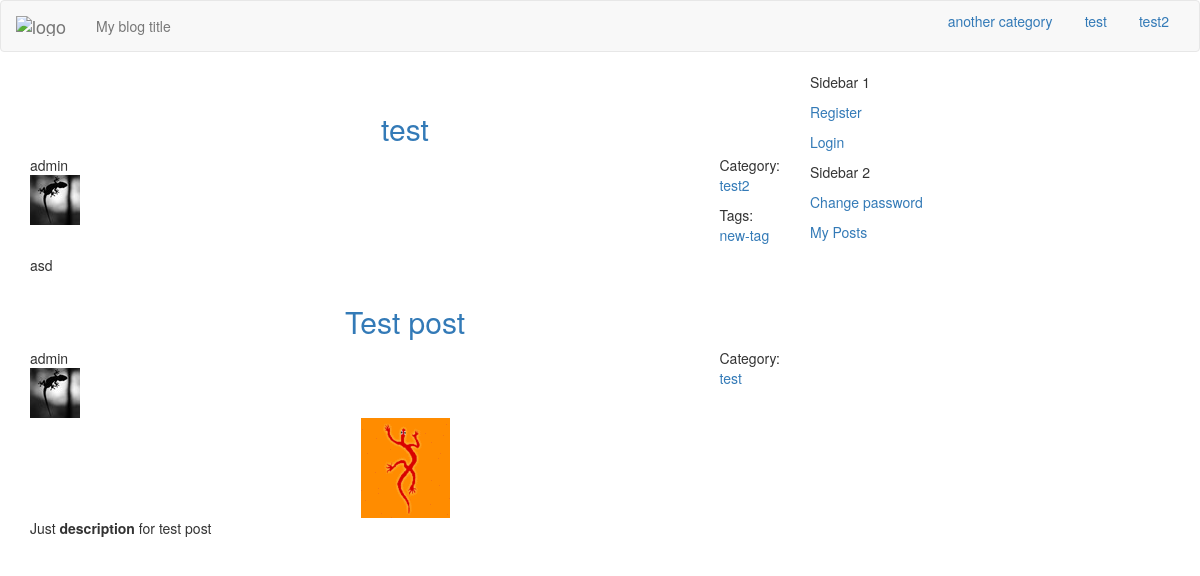
The page / on the database its author committed.
### blog/models.py (models this page shows, shortened)
class Category(models.Model):
    index_together = [
    ["id","name", "order", "slug"],
    ]
    name = models.CharField(max_length=30, unique=True)
    description = models.TextField(max_length=250)
    slug = models.SlugField("URL",blank=True, max_length=150)
    order = models.SmallIntegerField(blank=True, default=1)
    def __str__(self):
        return self.name

class Post(models.Model):
    index_together = [
    ["title", "description", "post_thumbnail", "author", "category",
     "url", "published", "status"],
    ]
    title = models.CharField(max_length=150)
    description = models.CharField(max_length=150)
    text = models.TextField()
    today = datetime.date.today()
    post_image = models.ImageField(upload_to =
                        str(today.year)+'/'
                        +str(today.month)+'/'+str(today.day)+'/', blank=True)
    post_image.short_description = 'Image'
    post_thumbnail = ImageSpecField(source='post_image',
                                processors=[ResizeToFit(640, 480)],
                                format='JPEG',
                                options={'quality': 85})
    def get_image(self):
        return mark_safe('<img src="%s" class ="img-responsive center-block"/>'\
                         % (self.post_thumbnail.url))
    get_image.short_description = 'Thumbnail'
    created = models.DateTimeField(auto_now_add=True)
    edited = models.DateTimeField(auto_now=True)
    published = models.DateTimeField(default=timezone.now)
    author = models.ForeignKey(settings.AUTH_USER_MODEL,
                               default = 1,
                               on_delete=models.SET_DEFAULT) ###
    category = models.ForeignKey('Category')
    tags = models.ManyToManyField('Tag',
                                        related_name='posts',
                                        related_query_name='tag',
                                        blank=True, null= True)
    url = models.SlugField(blank=True)
    STATUS = (
                ("D", "Draft"),
                ("P","Published"),
    )
    status = models.CharField(max_length=1, choices=STATUS, default="D")
    ordering = ('-published',)
    def get_absolute_url(self):
        cat_url = slugify(self.category)
        post_url = slugify(self.title)
        return "/%s/%s-%i/" % (cat_url, self.url, self.id)
    def get_category(self):
        return slugify(self.category)
    def get_tags_list(self):
        return self.tags.values_list('name', flat=True)

class Tag(models.Model):
    name = models.CharField(max_length=30, unique=True)

class myUser(AbstractBaseUser):
    index_together = [
    ["id", "username", "avatar"],
    ]
    username = models.CharField("Username", max_length=30,
                                blank=False,
                                unique=True)
    avatar = ProcessedImageField(upload_to='avatars',
                                 processors=[ResizeToFit(50, 50)],
                                 format='JPEG',
                                 options={'quality': 90}, blank=True)
    email = models.EmailField(unique=True, blank=False)
    is_active = models.BooleanField("Is active", default=True)
    is_it_staff = models.BooleanField("Is stuff", default=False)
    is_it_superuser = models.BooleanField("Is admin", default=False)
    moderated = models.BooleanField("Moderated", default=True)
    last_login = models.DateTimeField(auto_now=True)
    date_joined = models.DateTimeField(auto_now_add=True)
    REQUIRED_FIELDS = ['email',]
    USERNAME_FIELD = 'username'
    objects = MyUserManager()
    def get_avatar(self):
        return mark_safe('<img src="%s" class ="img-responsive"/>'\
                         % (self.avatar.url))
    get_avatar.short_description = 'Current avatar'
    def __str__(self):
        return self.username.lower()

### blog/views.py (the view)
# urls.py: url(r'^$', views.list, name='list'),
def list(request, category=None, tag=None):
    context = {}
    if request.is_ajax() == True :
        template = 'list_ajax.html'
    else:
        template = 'list.html'
    if category:
        cat= Category.objects.get(slug=category)
        post_list= Post.objects.select_related("author", "category")\
            .prefetch_related('tags').filter(category__slug=category)\
                .filter(status="P").order_by('-published')
        context['category'] = cat
    elif tag:
        post_list= Post.objects.select_related("author", "category")\
            .prefetch_related('tags').filter(tags__name=tag)\
            .filter(status="P").order_by('-published')
        cat = Tag.objects.get(name=tag)
        context['tag'] = cat
    else:
        post_list = Post.objects.select_related("author", "category")\
            .prefetch_related('tags').filter(status="P").order_by('-published')
    paginator = Paginator(post_list, 5)
    page = request.GET.get('page')
    try:
        posts = paginator.page(page)
    except PageNotAnInteger:
        posts = paginator.page(1)
    except EmptyPage:
        return HttpResponse('')
    context['posts'] = posts
    context['cat_list'] = cat_list
    context['page'] = page
    return render(request, template, context )

### templates/list.html (shortened to what this page needs)
{% extends "index.html" %}
{% block content %}
{% include "list_ajax.html" %}
{% endblock %}

### templates/index.html (shortened to what this page needs)
{% load staticfiles %}
{% load compress %}
<!DOCTYPE html>
<html>
<head>
    {% compress css %}
    <link rel="stylesheet" href="/static/css/backtotop.css" type="text/css">
    <link rel="stylesheet" href="/static/css/bootstrap.min.css" type="text/css" />
    <link rel="stylesheet" href="/static/css/custom.css" type="text/css" />
    <link rel="stylesheet" href="/static/css/summernote.css" rel="stylesheet">
    <link rel="stylesheet" href="/static/css/django_summernote.css" rel="stylesheet">
    <link rel="stylesheet" href="/static/css/django_summernote_inplace.css" rel="stylesheet">
    <link rel="stylesheet" href="/static/css/blueimp-gallery.min.css" type="text/css">
    <link rel="stylesheet" href="/static/css/tagmanager.css" type="text/css">
    {% endcompress %}
</head>
<body>
  <div class="navbar navbar-default">
    <div class="container-fluid">
      <div class="navbar-header">
        <a class="navbar-brand ajax-menu" url=""
        href="/">
          <img alt="logo" src="#" /></a>
        <p class="navbar-text">
          My blog title
        </p>
      </div>
      <ul class="nav nav-pills pull-right">
        {% for cat in cat_list %}
          {% if category and cat|slugify == category %}
            <li role="presentation" class="active">
            <a href="{{ request.scheme }}://{{ request.get_host }}/{{ cat|slugify }}"
             url = "{{cat|slugify}}" class="ajax-menu menu" id="{{cat|slugify}}">
              {{ cat }}</a></li>
          {% else %}
            <li role="presentation">
            <a href="{{ request.scheme }}://{{ request.get_host }}/{{ cat|slugify }}"
            url = "{{cat|slugify}}"  class="ajax-menu menu" id="{{cat|slugify}}">
              {{ cat }}</a></li>
          {% endif %}
        {% endfor %}
      </ul>
    </div>
  </div>
<div class="container">
<div class="row">
  <div class="col-md-4 pull-right sidebar">
    <div class="sidebar1">
      <p>
        Sidebar 1<br />
      {% if user.is_authenticated %}
        <p><a href="{% url 'dashboard' %}" single_page
          url = "dashboard" class="ajax-menu">
          {{ user.username }}
                              {% if user.avatar %}
                              {{ user.get_avatar}}
                              {% endif %}</a></p>
        <p><a href="{% url 'add_post' %}" single_page
          url = "add-post" class="ajax-menu">Add Post</a></p>
        <p><a href="{% url 'logout' %}">Logout</a></p>
      {% else %}
        <p><a href="{% url 'signup' %}">Register</a></p>
        <p><a href="{% url 'login' %}">Login</a></p>
      {% endif %}
      </p>
    </div>
    <div class="sidebar2">
      <p>
        Sidebar 2<br />
        <p><a href="{% url 'password_change' %}">Change password</a></p>
        <p><a href="{% url 'my_posts' %}">My Posts</a></p>
      </p>
    </div>
  </div>
<div class="col-md-8 main">
<div class="content">
  <div class="posts">
  {% block content %}
  {% endblock %}
  </div>
</div>
</div>
</div>
</div>
</body>
</html>

### templates/list_ajax.html (shortened to what this page needs)
{% autoescape off %}
{% for post in posts %}
  <div class="post">
    <a href="{{ post.get_absolute_url }}" class="center-block">
      <h2 class="text-center center-block">
      {{ post.title }}</h2></a>
    <div class="post_category pull-right">
      <p>
        Category: <a href="/{{ post.get_category }}"
          class="post-category ajax-menu"
          url = "{{ post.get_category }}">
           {{ post.category }}</a>
      </p>
      {% if post.get_tags_list %}<p>
        Tags:
        {% for tag in post.get_tags_list %}
        <a href="/tag/{{ tag }}" class="ajax-menu"
        url = "tag/{{ tag }}">{{ tag}}</a>
        {% endfor %}
      </p>
      {% endif %}
    </div>
    <div class="post-author pull-left">
      <div class="author-name">
        {{ post.author }}
      </div>
      <div class="author-avatar">
        {% if post.author.avatar %}
        {{ post.author.get_avatar }}
        {% else %}
        <img src="/static/img/avatar.jpg" class ="img-avatar"/>
        {% endif %}
      </div>
    </div>
    <div class="clearfix">
    </div>
    {% if post.post_image %}
    <div class="post-thumbnail">
        {{ post.get_image }}
    </div>
    {% endif %}
    {% if post.description %}
    <div class="post-description">
      {{ post.description }}
    </div>
    {% endif %}
  </div>
{% empty %}
<div class="post">
    <h3>No posts in this category yet...</h3>
</div>
{% endfor %}
{% endautoescape %}

### blog/static/css/custom.css (style rules this page uses)
a { display: table!important; }
.main { overflow: hidden; }

### blog/static/css/django_summernote.css (style rules this page uses)
html, body { margin: 0; }

### rows shown on the page
Category: name "another category"
Category: name "test"
Category: name "test2"
Post: title "test", category "test2", author "admin", author.get_avatar (picture), description "asd"
Tag: name "new-tag"
Post: title "Test post", category "test", author "admin", author.get_avatar (picture), get_image (picture), description "Just description for test post"
